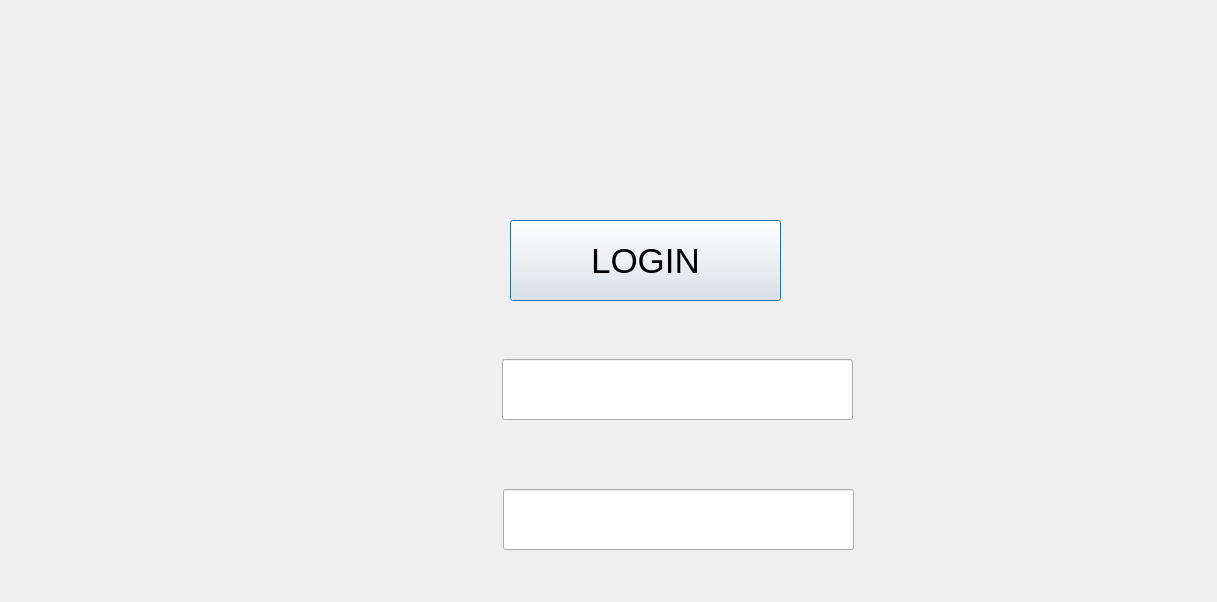
<?xml version="1.0" encoding="UTF-8"?>
<ui version="4.0">
 <class>Dialoglogin</class>
 <widget class="QDialog" name="Dialoglogin">
  <property name="geometry">
   <rect>
    <x>0</x>
    <y>0</y>
    <width>1217</width>
    <height>602</height>
   </rect>
  </property>
  <property name="windowTitle">
   <string>Dialog</string>
  </property>
  <property name="styleSheet">
   <string notr="true">background-image: url(:/res/img/menue.jpg);</string>
  </property>
  <widget class="QPushButton" name="pushButton">
   <property name="geometry">
    <rect>
     <x>510</x>
     <y>220</y>
     <width>271</width>
     <height>81</height>
    </rect>
   </property>
   <property name="font">
    <font>
     <pointsize>26</pointsize>
    </font>
   </property>
   <property name="text">
    <string>LOGIN</string>
   </property>
  </widget>
  <widget class="QLineEdit" name="lineEdit">
   <property name="geometry">
    <rect>
     <x>502</x>
     <y>359</y>
     <width>351</width>
     <height>61</height>
    </rect>
   </property>
   <property name="styleSheet">
    <string notr="true">background-image: url(:/res/img/Capture.PNG);</string>
   </property>
   <property name="echoMode">
    <enum>QLineEdit::Normal</enum>
   </property>
  </widget>
  <widget class="QLineEdit" name="lineEdit_2">
   <property name="geometry">
    <rect>
     <x>503</x>
     <y>489</y>
     <width>351</width>
     <height>61</height>
    </rect>
   </property>
   <property name="styleSheet">
    <string notr="true">background-image: url(:/res/img/Capture.PNG);</string>
   </property>
   <property name="inputMask">
    <string/>
   </property>
   <property name="text">
    <string notr="true"/>
   </property>
   <property name="echoMode">
    <enum>QLineEdit::Password</enum>
   </property>
  </widget>
 </widget>
 <resources/>
 <connections/>
</ui>
